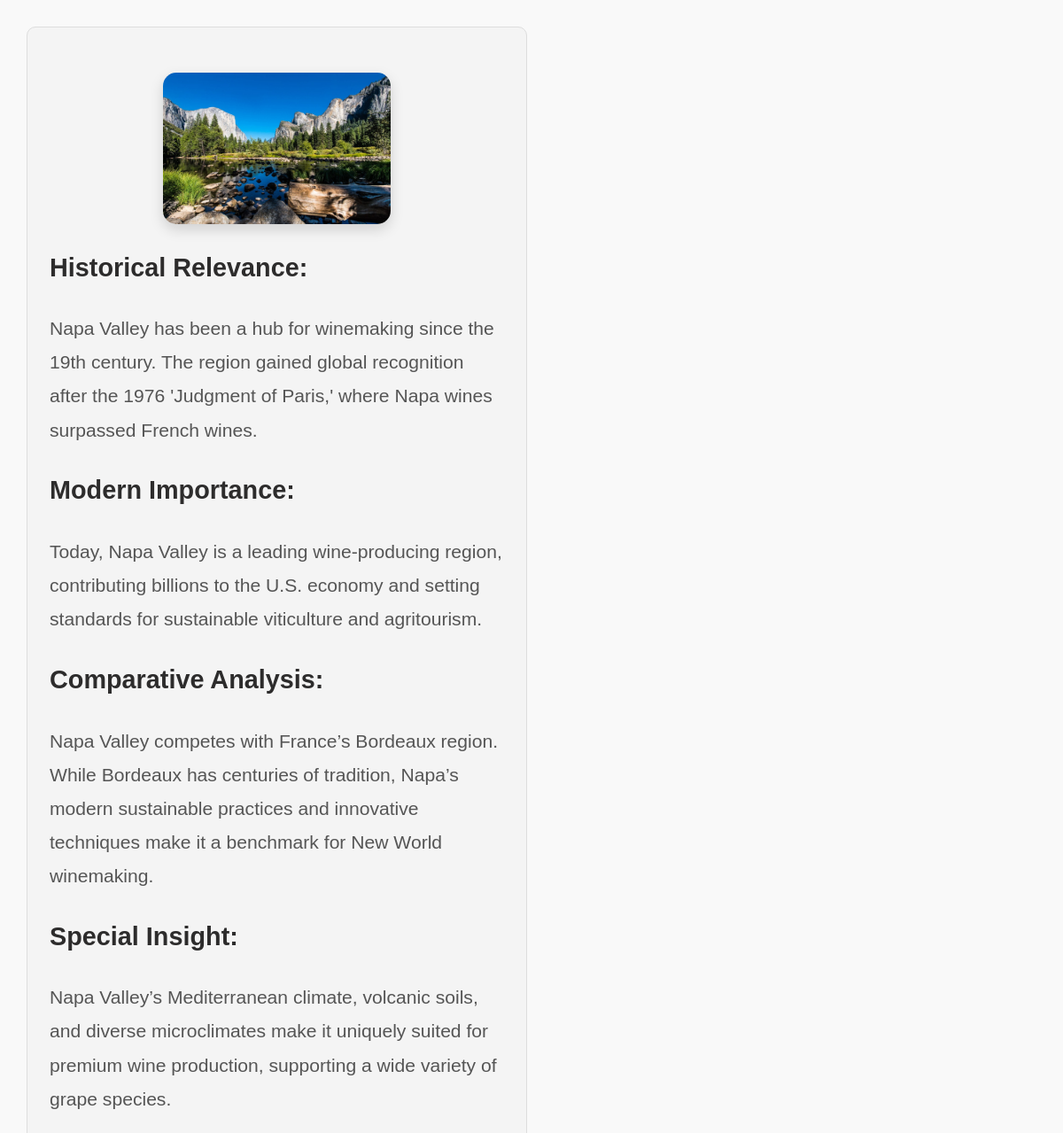
/image/4 (signed in), run on the app's committed database.
### dbclasses.py (models this page shows)
class GIS_Model(db.Model):
    __tablename__ = 'gis_model'
    ID = db.Column(db.Integer, primary_key=True)
    ImagePath = db.Column(db.String(2000), nullable=False)
    Name = db.Column(db.String(100), nullable=False)
    Latitude = db.Column(db.Float(20), nullable=False)
    Longitude = db.Column(db.Float, nullable=False)
    Comments = db.Column(db.String(1000), nullable=True)
    Source = db.Column(db.String(50), nullable=True)
    Date = db.Column(db.DateTime, default=datetime.utcnow)
    comp_model = db.relationship('COMP_Model', uselist=False, back_populates='gis_model', cascade='all, delete-orphan')
    analysis_model = db.relationship('ANALYSIS_Model', uselist=False, back_populates='gis_model', cascade='all, delete-orphan')

class COMP_Model(db.Model):
    __tablename__ = 'comp_model'
    ImageID = db.Column(db.Integer, db.ForeignKey('gis_model.ID'), primary_key=True)
    Hist_Relevance = db.Column(db.String(500), nullable=False)
    Mod_Imp = db.Column(db.String(500), nullable=False)
    Comp_Analysis = db.Column(db.String(500), nullable=False)
    Insight = db.Column(db.String(500), nullable=False)
    gis_model = db.relationship('GIS_Model', back_populates='comp_model')

### main.py (the view)
@app.route('/image/<int:image_id>')
@login_required
def image_detail(image_id):
    image = COMP_Model.query.get_or_404(image_id)
    return render_template('image_detail.html', image=image)

### main.py (called while the page is built)
@login_manager.user_loader
def load_user(user_id):
    return User.query.get(int(user_id))

### templates/image_detail.html (shortened to what this page needs)
{% extends "basic.html" %}
{% block body %}
<div class="image-details">
    <img src="{{ url_for('static', filename='Images/' + image.gis_model.ImagePath) }}" alt="{{ image.gis_model.Name }}" style="width: 50%; height: auto;">
    <div class="details">
        <h2>Historical Relevance:</h2>
        <p>{{ image.Hist_Relevance }}</p>
        <h2>Modern Importance:</h2>
        <p>{{ image.Mod_Imp }}</p>
        <h2>Comparative Analysis:</h2>
        <p>{{ image.Comp_Analysis }}</p>
        <h2>Special Insight:</h2>
        <p>{{ image.Insight }}</p>
    </div>
</div>
{% endblock %}

### static/css/styles.css (style rules this page uses)
body { margin: 10px; padding: 20px; font-family: 'Gill Sans', 'Gill Sans MT', Calibri, 'Trebuchet MS', sans-serif ; line-height: 1.6; background-color: #f9f9f9; color: #2d2c2c; }
img { max-width: 300px; height: auto; border-radius: 15px; box-shadow: 0px 4px 10px rgba(0, 0, 0, 0.2); margin: 10px; display: block; margin-left: auto; margin-right: auto; }
p { margin: 5px 0; }
.image-details { width: 45%; padding: 25px; border: 1px solid #ddd; border-radius: 10px; background-color: #f4f4f4; font-size: 1.2em; line-height: 1.8; }
.image-details p { font-size: 1.1em; color: #555; margin: 10px 0; }
.image-details img { width: 100%; height: auto; border-radius: 15px; box-shadow: 0px 6px 15px rgba(0, 0, 0, 0.15); margin-bottom: 15px; }

### data on the page
GIS_Model: ImagePath (picture)
COMP_Model: Hist_Relevance "Napa Valley has been a hub for winemaking since the 19th century. The region gained global recognition after the 1976 'Judgment of Paris,' where Napa wines surpassed French wines.", Mod_Imp "Today, Napa Valley is a leading wine-producing region, contributing billions to the U.S. economy and setting standards for sustainable viticulture and agritourism.", Comp_Analysis "Napa Valley competes with France’s Bordeaux region. While Bordeaux has centuries of tradition, Napa’s modern sustainable practices and innovative techniques make it a benchmark for New World winemaking.", Insight "Napa Valley’s Mediterranean climate, volcanic soils, and diverse microclimates make it uniquely suited for premium wine production, supporting a wide variety of grape species."
